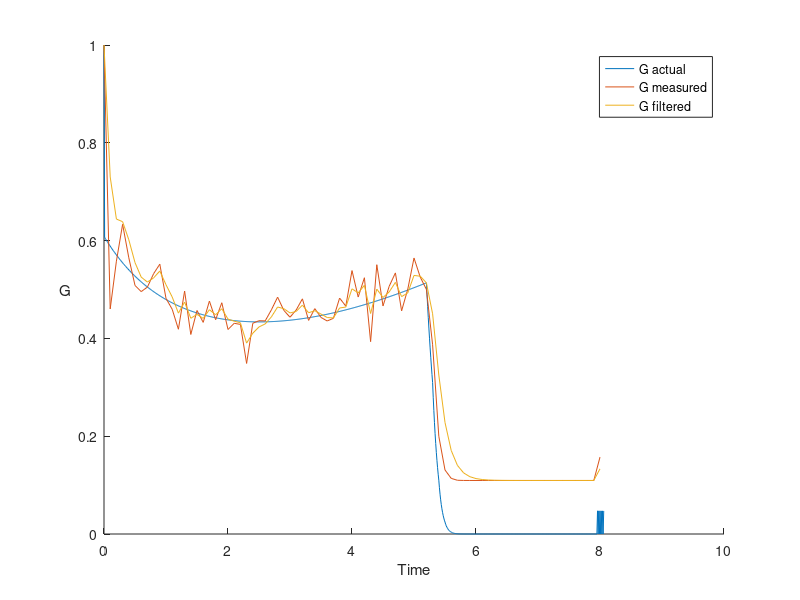

Write the MATLAB code that produced this figure. (Note: this script raises an error after producing the figure.)
close all
clear all
mu = 5;
G_target = 0.3; 
eta = 0.05;
kp = 0.3;
ki1 = 0.03;
ki2o = 0.45;
e_record = 0;
max_time = 100; %How long the simulation will run for.
dt = 0.01; %The time step we will use for our simple integration.
num = round(max_time/dt); % The number of time steps we are going to integrate for.
time = linspace(0,max_time,num+1); %A vector of times that will be used in plotting.

rng(1)

Brownian = true;
predictive = true;
PI_control = ~predictive;

[general_fig, alpha_est, n_est, G_est, freq, D_est, G_meas_fig] = deal(0,1,1,1,0,0,0);
[avg_filter, polyfit_filter, no_filter, sharp_edge_avg, preval_filter] = deal(0,0,0,0,1);
warning('off','all')
fig_time = 10;
fig_t = false;
ou_theta = 0.5;
ou_sigma = 0.3;
avg_filter_size = 100;  

x = 0.5;    % previous value weight

n_record=zeros(num+1,1);
D_record=zeros(num+1,1);
alpha_record=zeros(num+1,1);
U_record=zeros(num+1,1);
G = zeros(num+1,1);



n0=1;
D0=0;
alpha0=0.1;
alpha = alpha0;

G(1,:)=n0;
pulse = 50;
U_record(1,:)=pulse;
n_record(1,:)=n0;
D_record(1,:)=D0;
alpha_record(1,:)=alpha0;


dn_dt=@(n,D)(n.*(2*exp(-D)-1)-(n.^2)*exp(-D));
dD_dt=@(U,alpha,D)(U-alpha*D);
dalpha_dt=@(alpha,n,D)(alpha*n*sqrt(mu*D*alpha)*(1-exp(-D)));
dn_dt1=@(n,G)(2*G-n-n*G);


n_estimate=zeros(num+1,1);
D_estimate=zeros(num+1,1);
alpha_estimate=zeros(num+1,1);
G_measured=zeros(num+1,1);
G_filtered = zeros(num+1,1);


alpha_actual=zeros(num+1,1);
sigma=0.09;



sample = 0.1; %start of sampling
stop = 5.2; %end of sampling
ts = 0.1; %sampling interval
loop = ts/dt;
time_s=zeros(num+1,1);
i=1; j=2;                       % j = 2 to take initial values as given
n_estimate(1)=1;
G_measured(1)=1;
G_filtered(1)=1;


error = 0;


while alpha<1000
   n=n_record(i,:);
   D=D_record(i,:);
   alpha=alpha_record(i,:);
   G_curr=G(i,:);  

   nnew = n+dn_dt(n,D)*dt; 
   nnew(nnew<10^-10)=0;
  
  
   %U = (-D - log(G_target/(n)))/dt + alpha*D;
   if round(time(i)*100)/100 == round(sample*100)/100

      n_prev = n_estimate(j-1,:);
      G_prev = G_filtered(j-1,:);
      
      G_curr_m_W = normrnd(G_curr,sigma*G_curr); % noise
      
      if Brownian
        error = error + G_curr - G_curr_m_W; % brownian noise
        ou_error = -ou_theta*G_curr*ts + ou_sigma*error  ; 
      end
      
      
      G_measured(j,:) = G_curr_m_W + ou_error;
      G_measured(G_measured<10^-10,:)=0;
      G_curr_m = G_curr_m_W + ou_error;
      G_curr_m(G_curr_m<10^-10) = 0;
        
      % collecting previous samples
      
      k=0; y_fil = []; x_fil = [];
      if time(i) == 5.2            % debugging stop test time for breakpoints
          errorStop=true;
      end
      while (j-k) > 0 && k < avg_filter_size
         y_fil(k+1) = G_measured(j-k);                      %#ok<SAGROW>
         x_fil(k+1) = j-k;                                  %#ok<SAGROW>
         if  j-k-1>0 && sharp_edge_avg
            if ((G_measured(j-k-1)-G_measured(j-k))/G_measured(j-k)) > 0.1
                break
            end
         end
         k = k+1;
         
      end
      
      % moving average filter
      if avg_filter || sharp_edge_avg
          if j>2
              G_fil = mean(y_fil);
              G_filtered(j,:) = G_fil;
          else
              G_fil = G_curr_m;
              G_filtered(j,:) = G_fil;
          end
      elseif preval_filter
          G_fil = (1-x)*G_curr_m + x*G_prev;
          G_filtered(j,:) = G_fil; 
      elseif polyfit_filter    
          if j>2 
              G_fil = polyval(polyfit(x_fil, y_fil, 4), j);
              G_filtered(j,:) = G_fil;    
          else
              G_fil = G_curr_m;
              G_filtered(j,:) = G_fil;
          end
      elseif no_filter
          G_fil = G_curr_m;
          G_filtered(j,:) = G_fil;
      end
      % polyfit filter
      
      
      
      n_estimate(j,:) = n_prev + dn_dt1(n_prev,G_prev)*ts;
      n_now = n_estimate(j,:);
      
      D_estimate(j,:) = log(n_now/G_fil);
      D_estimate(D_estimate<10^-10) = 0;
      
      
      alpha_actual(j,:) = alpha;

      U_prev = U_record(i-1,:); 
      
      D_prev = D_estimate(j-1,:); D_now = D_estimate(j,:);
      
         
      alpha_estimate(j-1,:)=(U_prev*ts + D_prev - D_now)/(D_prev*ts);
      alpha_prev = alpha_estimate(j-1,:);
      
          
          
      if round(time(i)*100)/100 >= stop
         alpha_curr =  real(alpha_prev + dalpha_dt(alpha_prev,n_prev,D_prev)*ts);
         
         if predictive
            U_record(i,:) = max((((-log(n_now/G_fil) - log(G_target/(n_now)))/ts) + alpha_curr*log(n_now/G_fil)),0);
         elseif PI_control
             PI_error = G_fil - G_target;
             if abs(PI_error)>=0.15
                 ki2 = 0;
             else
                 ki2 = ki2o;
             end

             e_record = e_record + PI_error*ts;
             integral1=ki1*e_record;
             integral2=ki2*e_record;

             U_record(i,:) = (exp(eta*(kp*PI_error+integral1+integral2))-1)/eta;
             U_record(U_record<0)=0;
         end
      
         
      
      
      end
      
      time_s(j,:)=time(i);
      j=j+1; 
      sample = sample + ts; 
      
      
      
      
      
   elseif time(i)>dt*2
       U_record(i,:) = U_record(i-1,:);
   end
   
   U = real(U_record(i,:));
   alphanew = alpha+dalpha_dt(alpha,n,D)*dt;
   Dnew = D+dD_dt(U,alpha,D)*dt;
   Dnew(Dnew<10^-10)=0;
   
   %% Recording Final values each loop iteration
   n_record(i+1,:)=real(nnew);
   D_record(i+1,:)=real(Dnew);
   alpha_record(i+1,:)=real(alphanew);
   G(i+1,:)=nnew*exp(-Dnew);
   G(G<10^-10,:)=0;
i = i+1;   
end


if general_fig && ~fig_t
    figure
    subplot(2,2,1)
    plot(time(1:i-1),n_record(1:i-1));
    xlabel('Time');
    ylabel('n','Rotation',0,'VerticalAlignment','middle','HorizontalAlignment','right');
    subplot(2,2,2)
    plot(time(1:i-1),real(U_record(1:i-1)));
    xlabel('Time');
    ylabel('U','Rotation',0,'VerticalAlignment','middle','HorizontalAlignment','right');
    subplot(2,2,3)
    plot(time(1:i-1),D_record(1:i-1));
    xlabel('Time');
    ylabel('D','Rotation',0,'VerticalAlignment','middle','HorizontalAlignment','right');
    subplot(2,2,4)
    plot(time(1:i-1),alpha_record(1:i-1));
    set(gca, 'YScale', 'log')
    xlabel('Time');
    ylabel('\alpha','Rotation',0,'VerticalAlignment','middle','HorizontalAlignment','right');
elseif general_fig && fig_t
    figure
    subplot(2,2,1)
    plot(time(time<fig_time),n_record(time<fig_time));
    xlabel('Time');
    ylabel('n','Rotation',0,'VerticalAlignment','middle','HorizontalAlignment','right');
    subplot(2,2,2)
    plot(time(time<fig_time),real(U_record(time<fig_time)));
    xlabel('Time');
    ylabel('U','Rotation',0,'VerticalAlignment','middle','HorizontalAlignment','right');
    subplot(2,2,3)
    plot(time(time<fig_time),D_record(time<fig_time));
    xlabel('Time');
    ylabel('D','Rotation',0,'VerticalAlignment','middle','HorizontalAlignment','right');
    subplot(2,2,4)
    plot(time(time<fig_time),alpha_record(time<fig_time));
    set(gca, 'YScale', 'log')
    xlabel('Time');
    ylabel('\alpha','Rotation',0,'VerticalAlignment','middle','HorizontalAlignment','right');
end






if G_est 
    figure
    hold on
    if ~fig_t
        plot(time(1:i-1),G(1:i-1))
    else
        plot(time(time<fig_time),G(time<fig_time))
    end
    xlabel('Time');
    ylabel('G','Rotation',0,'VerticalAlignment','middle','HorizontalAlignment','right');
    if ~fig_t
        plot(time_s(1:j-1),G_measured(1:j-1))
    else
        plot(time_s(time_s<fig_time),G_measured(time_s<fig_time))
    end
    if not(G_meas_fig)
        if ~fig_t
            plot(time_s(1:j-1),G_filtered(1:j-1))
        else
            plot(time_s(time_s<fig_time),G_filtered(time_s<fig_time))
        end
        leg = legend('G actual','G measured','G filtered');
    else
        leg = legend('G actual','G measured');
    end
    leg.ItemHitFcn = @hitcallback_ex1;
    ylim([0 1.5])
    hold off
end


if n_est
    figure
    hold on
    if ~fig_t
        plot(time(1:i-1),n_record(1:i-1));
    else
        plot(time(time<fig_time),n_record(time<fig_time));
    end
    xlabel('Time');
    ylabel('n','Rotation',0,'VerticalAlignment','middle','HorizontalAlignment','right');
    if ~fig_t
        plot(time_s(1:j-1),n_estimate(1:j-1));
    else
        plot(time_s(time_s<fig_time),n_estimate(time_s<fig_time));
    end
    leg = legend('n actual','n estimate');
    leg.ItemHitFcn = @hitcallback_ex1;
    hold off
end

if D_est
    figure
    hold on
    if ~fig_t
        plot(time(1:i-1),D_record(1:i-1));
    else
        plot(time(time<fig_time),D_record(time<fig_time));
    end
    xlabel('Time');
    ylabel('D','Rotation',0,'VerticalAlignment','middle','HorizontalAlignment','right');
    if ~fig_t
        plot(time_s(1:j-1),D_estimate(1:j-1));
    else
        plot(time_s(time_s<fig_time),D_estimate(time_s<fig_time));
    end
    leg = legend('D actual','D estimate');
    leg.ItemHitFcn = @hitcallback_ex1;
    hold off
end


if alpha_est
    figure
    hold on 
    if ~fig_t
        plot(time_s(1:j-2),alpha_actual(1:j-2));
    else
        plot(time_s(time_s<fig_time),alpha_actual(time_s<fig_time));
    end
    set(gca, 'YScale', 'log')
    xlabel('Time');
    ylabel('\alpha','Rotation',0,'VerticalAlignment','middle','HorizontalAlignment','right');
    if ~fig_t
        plot(time_s(1:j-2),alpha_estimate(1:j-2));
    else
        plot(time_s(time_s<fig_time),alpha_estimate(time_s<fig_time));
    end
    leg = legend('\alpha actual','\alpha estimate');
    leg.ItemHitFcn = @hitcallback_ex1;
    hold off
end

if freq
    G_data = iddata([],G(2:i-1),0.01);
    GM_data = iddata([],G_measured(1:j-1),0.1);
    GF_data = iddata([],G_filtered(1:j-3),0.1);
    figure
    subplot(1,3,1)
    plot(fft(G_data))
    subplot(1,3,2)
    plot(fft(GM_data))
    subplot(1,3,3)
    plot(fft(GF_data))
end
